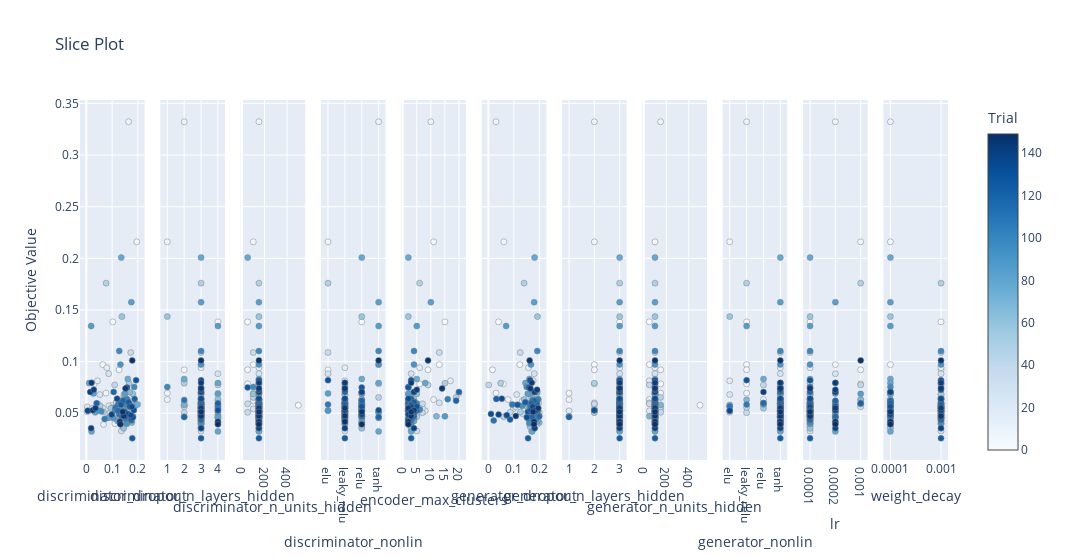
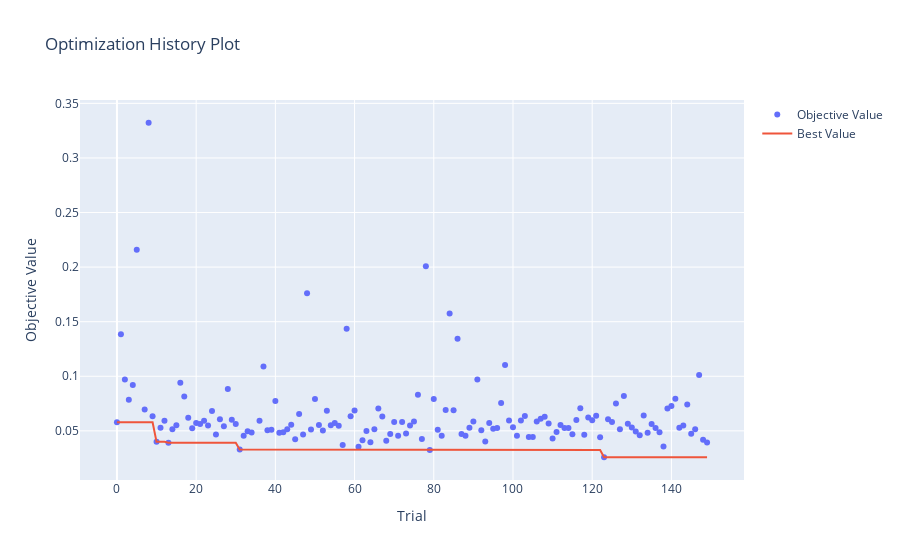

Notebook source saved alongside these figures, in order:
### Code cell
print('---------------------- Surv-GAN ----------------------')
fig = plot_slice(study_dict_survkm["Surv-GAN"])
fig.show()

fig = plot_optimization_history(study_dict_survkm["Surv-GAN"])
fig.show()

### Figure 1 — Plotly figure (JSON) as saved in the notebook; plotly's stock layout.template omitted (floating-point values rounded to 4 significant figures; data arrays with more than 128 entries replaced by an {"elided": "..."} marker saying what was removed)
{"data": [{"marker": {"color": {"elided": "148 int values"}, "colorbar": {"title": {"text": "Trial"}, "x": 1, "xpad": 40}, "colorscale": [[0, "rgb(247,251,255)"], [0.125, "rgb(222,235,247)"], [0.25, "rgb(198,219,239)"], [0.375, "rgb(158,202,225)"], [0.5, "rgb(107,174,214)"], [0.625, "rgb(66,146,198)"], [0.75, "rgb(33,113,181)"], [0.875, "rgb(8,81,156)"], [1, "rgb(8,48,107)"]], "line": {"color": "Grey", "width": 0.5}, "showscale": true}, "mode": "markers", "name": "Feasible Trial", "showlegend": false, "type": "scatter", "x": {"elided": "148 float values"}, "xaxis": "x", "y": {"elided": "148 float values"}, "yaxis": "y"}, {"marker": {"color": {"elided": "148 int values"}, "colorbar": {"title": {"text": "Trial"}, "x": 1, "xpad": 40}, "colorscale": [[0, "rgb(247,251,255)"], [0.125, "rgb(222,235,247)"], [0.25, "rgb(198,219,239)"], [0.375, "rgb(158,202,225)"], [0.5, "rgb(107,174,214)"], [0.625, "rgb(66,146,198)"], [0.75, "rgb(33,113,181)"], [0.875, "rgb(8,81,156)"], [1, "rgb(8,48,107)"]], "line": {"color": "Grey", "width": 0.5}, "showscale": false}, "mode": "markers", "name": "Feasible Trial", "showlegend": false, "type": "scatter", "x": {"elided": "148 int values"}, "xaxis": "x2", "y": {"elided": "148 float values"}, "yaxis": "y2"}, {"marker": {"color": {"elided": "148 int values"}, "colorbar": {"title": {"text": "Trial"}, "x": 1, "xpad": 40}, "colorscale": [[0, "rgb(247,251,255)"], [0.125, "rgb(222,235,247)"], [0.25, "rgb(198,219,239)"], [0.375, "rgb(158,202,225)"], [0.5, "rgb(107,174,214)"], [0.625, "rgb(66,146,198)"], [0.75, "rgb(33,113,181)"], [0.875, "rgb(8,81,156)"], [1, "rgb(8,48,107)"]], "line": {"color": "Grey", "width": 0.5}, "showscale": false}, "mode": "markers", "name": "Feasible Trial", "showlegend": false, "type": "scatter", "x": {"elided": "148 int values"}, "xaxis": "x3", "y": {"elided": "148 float values"}, "yaxis": "y3"}, {"marker": {"color": {"elided": "148 int values"}, "colorbar": {"title": {"text": "Trial"}, "x": 1, "xpad": 40}, "colorscale": [[0, "rgb(247,251,255)"], [0.125, "rgb(222,235,247)"], [0.25, "rgb(198,219,239)"], [0.375, "rgb(158,202,225)"], [0.5, "rgb(107,174,214)"], [0.625, "rgb(66,146,198)"], [0.75, "rgb(33,113,181)"], [0.875, "rgb(8,81,156)"], [1, "rgb(8,48,107)"]], "line": {"color": "Grey", "width": 0.5}, "showscale": false}, "mode": "markers", "name": "Feasible Trial", "showlegend": false, "type": "scatter", "x": {"elided": "148 str values"}, "xaxis": "x4", "y": {"elided": "148 float values"}, "yaxis": "y4"}, {"marker": {"color": {"elided": "148 int values"}, "colorbar": {"title": {"text": "Trial"}, "x": 1, "xpad": 40}, "colorscale": [[0, "rgb(247,251,255)"], [0.125, "rgb(222,235,247)"], [0.25, "rgb(198,219,239)"], [0.375, "rgb(158,202,225)"], [0.5, "rgb(107,174,214)"], [0.625, "rgb(66,146,198)"], [0.75, "rgb(33,113,181)"], [0.875, "rgb(8,81,156)"], [1, "rgb(8,48,107)"]], "line": {"color": "Grey", "width": 0.5}, "showscale": false}, "mode": "markers", "name": "Feasible Trial", "showlegend": false, "type": "scatter", "x": {"elided": "148 int values"}, "xaxis": "x5", "y": {"elided": "148 float values"}, "yaxis": "y5"}, {"marker": {"color": {"elided": "148 int values"}, "colorbar": {"title": {"text": "Trial"}, "x": 1, "xpad": 40}, "colorscale": [[0, "rgb(247,251,255)"], [0.125, "rgb(222,235,247)"], [0.25, "rgb(198,219,239)"], [0.375, "rgb(158,202,225)"], [0.5, "rgb(107,174,214)"], [0.625, "rgb(66,146,198)"], [0.75, "rgb(33,113,181)"], [0.875, "rgb(8,81,156)"], [1, "rgb(8,48,107)"]], "line": {"color": "Grey", "width": 0.5}, "showscale": false}, "mode": "markers", "name": "Feasible Trial", "showlegend": false, "type": "scatter", "x": {"elided": "148 float values"}, "xaxis": "x6", "y": {"elided": "148 float values"}, "yaxis": "y6"}, {"marker": {"color": {"elided": "148 int values"}, "colorbar": {"title": {"text": "Trial"}, "x": 1, "xpad": 40}, "colorscale": [[0, "rgb(247,251,255)"], [0.125, "rgb(222,235,247)"], [0.25, "rgb(198,219,239)"], [0.375, "rgb(158,202,225)"], [0.5, "rgb(107,174,214)"], [0.625, "rgb(66,146,198)"], [0.75, "rgb(33,113,181)"], [0.875, "rgb(8,81,156)"], [1, "rgb(8,48,107)"]], "line": {"color": "Grey", "width": 0.5}, "showscale": false}, "mode": "markers", "name": "Feasible Trial", "showlegend": false, "type": "scatter", "x": {"elided": "148 int values"}, "xaxis": "x7", "y": {"elided": "148 float values"}, "yaxis": "y7"}, {"marker": {"color": {"elided": "148 int values"}, "colorbar": {"title": {"text": "Trial"}, "x": 1, "xpad": 40}, "colorscale": [[0, "rgb(247,251,255)"], [0.125, "rgb(222,235,247)"], [0.25, "rgb(198,219,239)"], [0.375, "rgb(158,202,225)"], [0.5, "rgb(107,174,214)"], [0.625, "rgb(66,146,198)"], [0.75, "rgb(33,113,181)"], [0.875, "rgb(8,81,156)"], [1, "rgb(8,48,107)"]], "line": {"color": "Grey", "width": 0.5}, "showscale": false}, "mode": "markers", "name": "Feasible Trial", "showlegend": false, "type": "scatter", "x": {"elided": "148 int values"}, "xaxis": "x8", "y": {"elided": "148 float values"}, "yaxis": "y8"}, {"marker": {"color": {"elided": "148 int values"}, "colorbar": {"title": {"text": "Trial"}, "x": 1, "xpad": 40}, "colorscale": [[0, "rgb(247,251,255)"], [0.125, "rgb(222,235,247)"], [0.25, "rgb(198,219,239)"], [0.375, "rgb(158,202,225)"], [0.5, "rgb(107,174,214)"], [0.625, "rgb(66,146,198)"], [0.75, "rgb(33,113,181)"], [0.875, "rgb(8,81,156)"], [1, "rgb(8,48,107)"]], "line": {"color": "Grey", "width": 0.5}, "showscale": false}, "mode": "markers", "name": "Feasible Trial", "showlegend": false, "type": "scatter", "x": {"elided": "148 str values"}, "xaxis": "x9", "y": {"elided": "148 float values"}, "yaxis": "y9"}, {"marker": {"color": {"elided": "148 int values"}, "colorbar": {"title": {"text": "Trial"}, "x": 1, "xpad": 40}, "colorscale": [[0, "rgb(247,251,255)"], [0.125, "rgb(222,235,247)"], [0.25, "rgb(198,219,239)"], [0.375, "rgb(158,202,225)"], [0.5, "rgb(107,174,214)"], [0.625, "rgb(66,146,198)"], [0.75, "rgb(33,113,181)"], [0.875, "rgb(8,81,156)"], [1, "rgb(8,48,107)"]], "line": {"color": "Grey", "width": 0.5}, "showscale": false}, "mode": "markers", "name": "Feasible Trial", "showlegend": false, "type": "scatter", "x": {"elided": "148 float values"}, "xaxis": "x10", "y": {"elided": "148 float values"}, "yaxis": "y10"}, {"marker": {"color": {"elided": "148 int values"}, "colorbar": {"title": {"text": "Trial"}, "x": 1, "xpad": 40}, "colorscale": [[0, "rgb(247,251,255)"], [0.125, "rgb(222,235,247)"], [0.25, "rgb(198,219,239)"], [0.375, "rgb(158,202,225)"], [0.5, "rgb(107,174,214)"], [0.625, "rgb(66,146,198)"], [0.75, "rgb(33,113,181)"], [0.875, "rgb(8,81,156)"], [1, "rgb(8,48,107)"]], "line": {"color": "Grey", "width": 0.5}, "showscale": false}, "mode": "markers", "name": "Feasible Trial", "showlegend": false, "type": "scatter", "x": {"elided": "148 float values"}, "xaxis": "x11", "y": {"elided": "148 float values"}, "yaxis": "y11"}], "layout": {"title": {"text": "Slice Plot"}, "width": 3300, "xaxis": {"anchor": "y", "domain": [0, 0.07438], "title": {"text": "discriminator_dropout"}}, "xaxis10": {"anchor": "y10", "categoryarray": [0.0001, 0.0002, 0.001], "categoryorder": "array", "domain": [0.8331, 0.9074], "title": {"text": "lr"}, "type": "category"}, "xaxis11": {"anchor": "y11", "categoryarray": [0.0001, 0.001], "categoryorder": "array", "domain": [0.9256, 1.0], "title": {"text": "weight_decay"}, "type": "category"}, "xaxis2": {"anchor": "y2", "domain": [0.09256, 0.1669], "title": {"text": "discriminator_n_layers_hidden"}}, "xaxis3": {"anchor": "y3", "domain": [0.1851, 0.2595], "title": {"text": "discriminator_n_units_hidden"}}, "xaxis4": {"anchor": "y4", "categoryarray": ["elu", "leaky_relu", "relu", "tanh"], "categoryorder": "array", "domain": [0.2777, 0.3521], "title": {"text": "discriminator_nonlin"}, "type": "category"}, "xaxis5": {"anchor": "y5", "domain": [0.3702, 0.4446], "title": {"text": "encoder_max_clusters"}}, "xaxis6": {"anchor": "y6", "domain": [0.4628, 0.5372], "title": {"text": "generator_dropout"}}, "xaxis7": {"anchor": "y7", "domain": [0.5554, 0.6298], "title": {"text": "generator_n_layers_hidden"}}, "xaxis8": {"anchor": "y8", "domain": [0.6479, 0.7223], "title": {"text": "generator_n_units_hidden"}}, "xaxis9": {"anchor": "y9", "categoryarray": ["elu", "leaky_relu", "relu", "tanh"], "categoryorder": "array", "domain": [0.7405, 0.8149], "title": {"text": "generator_nonlin"}, "type": "category"}, "yaxis": {"anchor": "x", "domain": [0, 1], "title": {"text": "Objective Value"}}, "yaxis10": {"anchor": "x10", "domain": [0, 1], "matches": "y", "showticklabels": false}, "yaxis11": {"anchor": "x11", "domain": [0, 1], "matches": "y", "showticklabels": false}, "yaxis2": {"anchor": "x2", "domain": [0, 1], "matches": "y", "showticklabels": false}, "yaxis3": {"anchor": "x3", "domain": [0, 1], "matches": "y", "showticklabels": false}, "yaxis4": {"anchor": "x4", "domain": [0, 1], "matches": "y", "showticklabels": false}, "yaxis5": {"anchor": "x5", "domain": [0, 1], "matches": "y", "showticklabels": false}, "yaxis6": {"anchor": "x6", "domain": [0, 1], "matches": "y", "showticklabels": false}, "yaxis7": {"anchor": "x7", "domain": [0, 1], "matches": "y", "showticklabels": false}, "yaxis8": {"anchor": "x8", "domain": [0, 1], "matches": "y", "showticklabels": false}, "yaxis9": {"anchor": "x9", "domain": [0, 1], "matches": "y", "showticklabels": false}}}

### Figure 2 — Plotly figure (JSON) as saved in the notebook; plotly's stock layout.template omitted (floating-point values rounded to 4 significant figures; data arrays with more than 128 entries replaced by an {"elided": "..."} marker saying what was removed)
{"data": [{"mode": "markers", "name": "Objective Value", "type": "scatter", "x": {"elided": "148 int values"}, "y": {"elided": "148 float values"}}, {"mode": "lines", "name": "Best Value", "type": "scatter", "x": {"elided": "150 int values"}, "y": {"elided": "150 float values"}}, {"marker": {"color": "#cccccc"}, "mode": "markers", "name": "Infeasible Trial", "showlegend": false, "type": "scatter", "x": [], "y": []}], "layout": {"title": {"text": "Optimization History Plot"}, "xaxis": {"title": {"text": "Trial"}}, "yaxis": {"title": {"text": "Objective Value"}}}}
